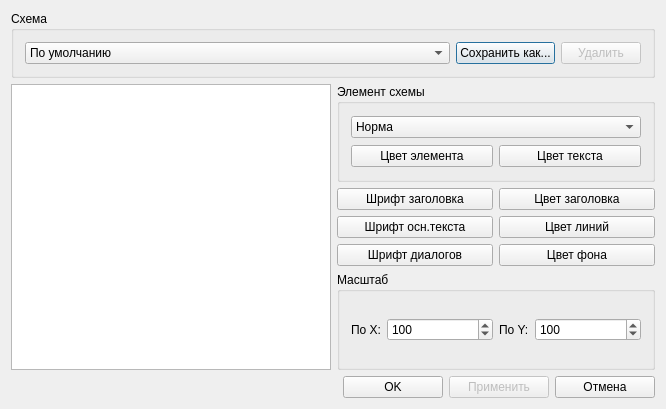
<?xml version="1.0" encoding="UTF-8"?>
<ui version="4.0">
 <class>SettingsUI</class>
 <widget class="QDialog" name="SettingsUI">
  <property name="geometry">
   <rect>
    <x>0</x>
    <y>0</y>
    <width>666</width>
    <height>409</height>
   </rect>
  </property>
  <property name="baseSize">
   <size>
    <width>591</width>
    <height>343</height>
   </size>
  </property>
  <property name="windowTitle">
   <string>Настройка графики</string>
  </property>
  <layout class="QVBoxLayout" name="verticalLayout_3">
   <item>
    <widget class="QGroupBox" name="schemeGBox">
     <property name="title">
      <string>Схема</string>
     </property>
     <layout class="QHBoxLayout" name="horizontalLayout">
      <item>
       <widget class="QComboBox" name="schemeCBox">
        <property name="sizePolicy">
         <sizepolicy hsizetype="Expanding" vsizetype="Fixed">
          <horstretch>0</horstretch>
          <verstretch>0</verstretch>
         </sizepolicy>
        </property>
        <item>
         <property name="text">
          <string>По умолчанию</string>
         </property>
        </item>
       </widget>
      </item>
      <item>
       <widget class="QPushButton" name="saveAsBtn">
        <property name="text">
         <string>Сохранить как...</string>
        </property>
       </widget>
      </item>
      <item>
       <widget class="QPushButton" name="deleteBtn">
        <property name="enabled">
         <bool>false</bool>
        </property>
        <property name="text">
         <string>Удалить</string>
        </property>
       </widget>
      </item>
     </layout>
    </widget>
   </item>
   <item>
    <layout class="QHBoxLayout" name="horizontalLayout_4">
     <item>
      <widget class="QGraphicsView" name="view">
       <property name="minimumSize">
        <size>
         <width>320</width>
         <height>280</height>
        </size>
       </property>
       <property name="verticalScrollBarPolicy">
        <enum>Qt::ScrollBarAlwaysOff</enum>
       </property>
       <property name="horizontalScrollBarPolicy">
        <enum>Qt::ScrollBarAlwaysOff</enum>
       </property>
      </widget>
     </item>
     <item>
      <layout class="QVBoxLayout" name="verticalLayout_2">
       <item>
        <widget class="QGroupBox" name="elemGBox">
         <property name="title">
          <string>Элемент схемы</string>
         </property>
         <layout class="QVBoxLayout" name="verticalLayout">
          <item>
           <widget class="QComboBox" name="elemCBox">
            <property name="sizePolicy">
             <sizepolicy hsizetype="Expanding" vsizetype="Fixed">
              <horstretch>0</horstretch>
              <verstretch>0</verstretch>
             </sizepolicy>
            </property>
            <item>
             <property name="text">
              <string>Норма</string>
             </property>
            </item>
            <item>
             <property name="text">
              <string>Ухудшение</string>
             </property>
            </item>
            <item>
             <property name="text">
              <string>Отказ</string>
             </property>
            </item>
            <item>
             <property name="text">
              <string>Выключен</string>
             </property>
            </item>
            <item>
             <property name="text">
              <string>Не обслуживается</string>
             </property>
            </item>
            <item>
             <property name="text">
              <string>Подложка</string>
             </property>
            </item>
            <item>
             <property name="text">
              <string>Местное</string>
             </property>
            </item>
           </widget>
          </item>
          <item>
           <layout class="QGridLayout" name="gridLayout_2">
            <item row="0" column="0">
             <widget class="QPushButton" name="elemColorBtn">
              <property name="minimumSize">
               <size>
                <width>142</width>
                <height>0</height>
               </size>
              </property>
              <property name="text">
               <string>Цвет элемента</string>
              </property>
             </widget>
            </item>
            <item row="0" column="1">
             <widget class="QPushButton" name="elemFontColorBtn">
              <property name="minimumSize">
               <size>
                <width>142</width>
                <height>0</height>
               </size>
              </property>
              <property name="text">
               <string>Цвет текста</string>
              </property>
             </widget>
            </item>
           </layout>
          </item>
         </layout>
        </widget>
       </item>
       <item>
        <layout class="QGridLayout" name="gridLayout">
         <item row="0" column="0">
          <widget class="QPushButton" name="headerFontBtn">
           <property name="minimumSize">
            <size>
             <width>152</width>
             <height>0</height>
            </size>
           </property>
           <property name="toolTip">
            <string>Шрифт заголовка схемы</string>
           </property>
           <property name="text">
            <string>Шрифт заголовка</string>
           </property>
          </widget>
         </item>
         <item row="0" column="1">
          <widget class="QPushButton" name="headerColorBtn">
           <property name="minimumSize">
            <size>
             <width>152</width>
             <height>0</height>
            </size>
           </property>
           <property name="toolTip">
            <string>Цвет заголовка схемы</string>
           </property>
           <property name="text">
            <string>Цвет заголовка</string>
           </property>
          </widget>
         </item>
         <item row="1" column="0">
          <widget class="QPushButton" name="mainFontBtn">
           <property name="minimumSize">
            <size>
             <width>152</width>
             <height>0</height>
            </size>
           </property>
           <property name="toolTip">
            <string>Шрифт текста элементов схемы</string>
           </property>
           <property name="text">
            <string>Шрифт осн.текста</string>
           </property>
          </widget>
         </item>
         <item row="1" column="1">
          <widget class="QPushButton" name="lineColorBtn">
           <property name="minimumSize">
            <size>
             <width>152</width>
             <height>0</height>
            </size>
           </property>
           <property name="toolTip">
            <string>Цвет линий схемы</string>
           </property>
           <property name="text">
            <string>Цвет линий</string>
           </property>
          </widget>
         </item>
         <item row="2" column="0">
          <widget class="QPushButton" name="dlgFontBtn">
           <property name="minimumSize">
            <size>
             <width>152</width>
             <height>0</height>
            </size>
           </property>
           <property name="toolTip">
            <string>Шрифт текста в диалоговых окнах</string>
           </property>
           <property name="text">
            <string>Шрифт диалогов</string>
           </property>
          </widget>
         </item>
         <item row="2" column="1">
          <widget class="QPushButton" name="bgColorBtn">
           <property name="minimumSize">
            <size>
             <width>152</width>
             <height>0</height>
            </size>
           </property>
           <property name="toolTip">
            <string>Цвет фона схемы</string>
           </property>
           <property name="text">
            <string>Цвет фона</string>
           </property>
          </widget>
         </item>
        </layout>
       </item>
       <item>
        <widget class="QGroupBox" name="scaleGBox">
         <property name="title">
          <string>Масштаб</string>
         </property>
         <layout class="QHBoxLayout" name="horizontalLayout_2">
          <item>
           <widget class="QLabel" name="scaleXLbl">
            <property name="text">
             <string>По X:</string>
            </property>
           </widget>
          </item>
          <item>
           <widget class="QSpinBox" name="scaleXSBox">
            <property name="sizePolicy">
             <sizepolicy hsizetype="Expanding" vsizetype="Fixed">
              <horstretch>0</horstretch>
              <verstretch>0</verstretch>
             </sizepolicy>
            </property>
            <property name="toolTip">
             <string>Масштаб схемы по горизонтали</string>
            </property>
            <property name="minimum">
             <number>60</number>
            </property>
            <property name="maximum">
             <number>120</number>
            </property>
            <property name="singleStep">
             <number>5</number>
            </property>
            <property name="value">
             <number>100</number>
            </property>
           </widget>
          </item>
          <item>
           <widget class="QLabel" name="scaleYLbl">
            <property name="text">
             <string>По Y:</string>
            </property>
           </widget>
          </item>
          <item>
           <widget class="QSpinBox" name="scaleYSBox">
            <property name="sizePolicy">
             <sizepolicy hsizetype="Expanding" vsizetype="Fixed">
              <horstretch>0</horstretch>
              <verstretch>0</verstretch>
             </sizepolicy>
            </property>
            <property name="toolTip">
             <string>Масштаб схемы по вертикали</string>
            </property>
            <property name="minimum">
             <number>60</number>
            </property>
            <property name="maximum">
             <number>120</number>
            </property>
            <property name="singleStep">
             <number>5</number>
            </property>
            <property name="value">
             <number>100</number>
            </property>
           </widget>
          </item>
         </layout>
        </widget>
       </item>
      </layout>
     </item>
    </layout>
   </item>
   <item>
    <layout class="QHBoxLayout" name="horizontalLayout_3">
     <item>
      <spacer name="horizontalSpacer">
       <property name="orientation">
        <enum>Qt::Horizontal</enum>
       </property>
       <property name="sizeHint" stdset="0">
        <size>
         <width>40</width>
         <height>20</height>
        </size>
       </property>
      </spacer>
     </item>
     <item>
      <widget class="QPushButton" name="okBtn">
       <property name="minimumSize">
        <size>
         <width>100</width>
         <height>0</height>
        </size>
       </property>
       <property name="toolTip">
        <string>Применить изменения и выйти</string>
       </property>
       <property name="text">
        <string>OK</string>
       </property>
      </widget>
     </item>
     <item>
      <widget class="QPushButton" name="applyBtn">
       <property name="enabled">
        <bool>false</bool>
       </property>
       <property name="minimumSize">
        <size>
         <width>100</width>
         <height>0</height>
        </size>
       </property>
       <property name="toolTip">
        <string>Применить изменения</string>
       </property>
       <property name="text">
        <string>Применить</string>
       </property>
       <property name="checked">
        <bool>false</bool>
       </property>
      </widget>
     </item>
     <item>
      <widget class="QPushButton" name="cancelBtn">
       <property name="minimumSize">
        <size>
         <width>100</width>
         <height>0</height>
        </size>
       </property>
       <property name="toolTip">
        <string>Отменить изменения и выйти</string>
       </property>
       <property name="text">
        <string>Отмена</string>
       </property>
      </widget>
     </item>
    </layout>
   </item>
  </layout>
 </widget>
 <layoutdefault spacing="6" margin="11"/>
 <resources/>
 <connections/>
</ui>
